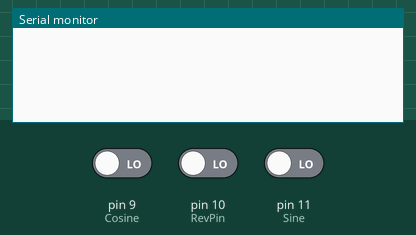
Recording of a sketch running on a simulated Arduino Uno, built with avr-gcc and run on an emulated ATmega328P. Shown: the last lines printed to the serial monitor. The inputs (shaded band) are chosen by the test bench; at power-on: pin 10 (RevPin) LOW, pin 11 (Sine) LOW, pin 9 (Cosine) LOW.

Above: at 1.2 s.
1.3 s: pin 10 (RevPin) driven HIGH
At 2.2 s:
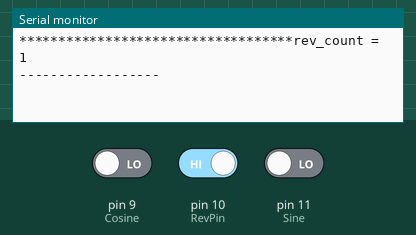
2.8 s: pin 11 (Sine) driven HIGH
At 3.4 s:
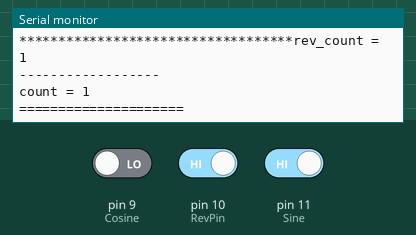

The sketch:

encoder_ABZ_Decoding.ino
```cpp
#define Sine 11
#define Cosine 9
#define RevPin 10

int dir;

int Sine_counter = 0;
int Cosine_counter =0;

int sine;
int cosine;

int current_rev_ind;
int previous_rev_ind=0;

int rev_count;
int count;

int current_sine = 0;
int previous_sine =0;

int current_cosine =0;
int previous_cosine =0;

void setup()
{

  pinMode(Sine,INPUT);
  pinMode(Cosine,INPUT);

  pinMode(RevPin,INPUT);

  Serial.begin(2000000);
}

void loop()
{
  current_sine = digitalRead(Sine);
  current_cosine = digitalRead(Cosine);
  current_rev_ind = digitalRead(RevPin);


  //-------------------Rev Counter-----------------------

  if(current_rev_ind != previous_rev_ind && current_rev_ind > previous_rev_ind)
  {
    rev_count ++;
    count=0;

    Serial.print("***********************************rev_count = ");
    Serial.println(rev_count);
    Serial.println("------------------");
  }

  previous_rev_ind = current_rev_ind;

  //-------------------Pulse Counter-----------------------


  if(current_sine > current_cosine)
  {
    dir = 1;
  }

  if(current_sine < current_cosine)
  {
    dir = -1;
  }


  if(current_sine!= previous_sine && current_sine > previous_sine)
  {
    count += dir;

    Serial.print("count = ");
    Serial.println(count);
    Serial.println("=====================");
  }
  previous_sine = current_sine;


}
```

Measured:
- after the input at 1.3 s, the serial monitor: prints a new line at once (image 1)
- after the input at 2.8 s, the serial monitor: prints a new line at once (image 2)
